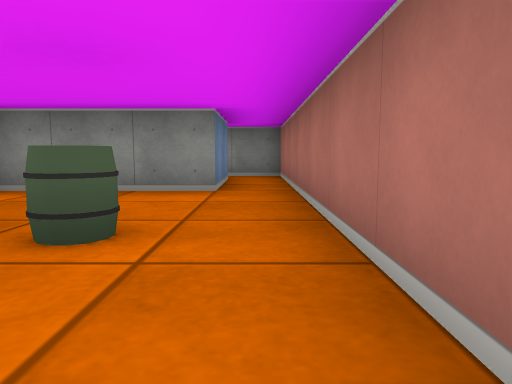
View 1 (above)

12 first-person views from a walk through a cub3D level. The camera is about half as high as the walls, tilts 6° down and sees 70° across. The floor is counted in squares. Each view is taken from the middle of a square. On the plan, view 1 faces up. The plan holds only what a view shows up to about 9 squares ahead; the rest is blank.

View 2
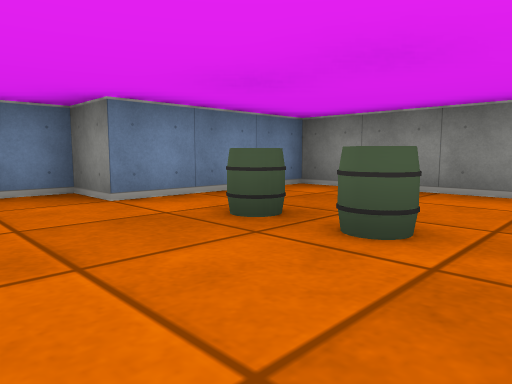

View 3
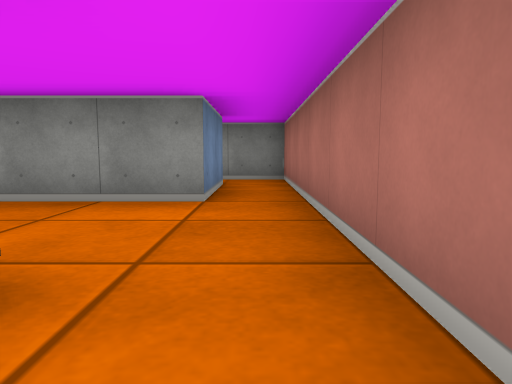

View 4
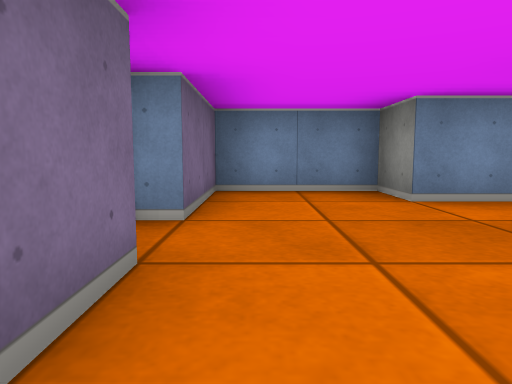

View 5
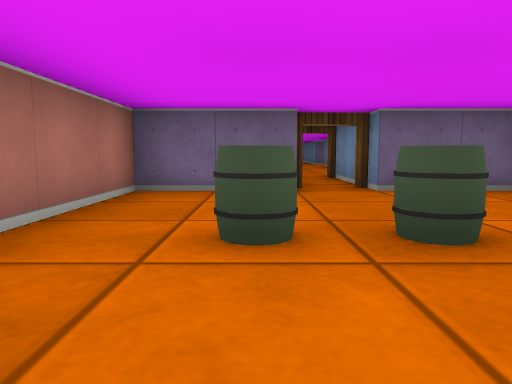

View 6
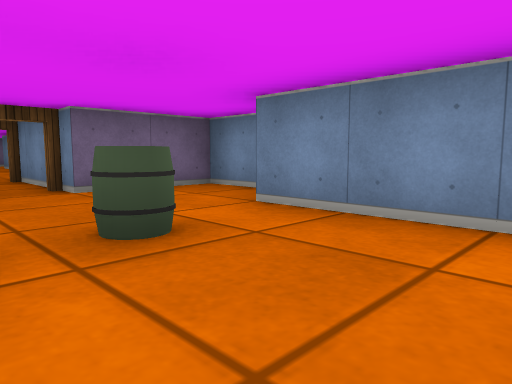

View 7
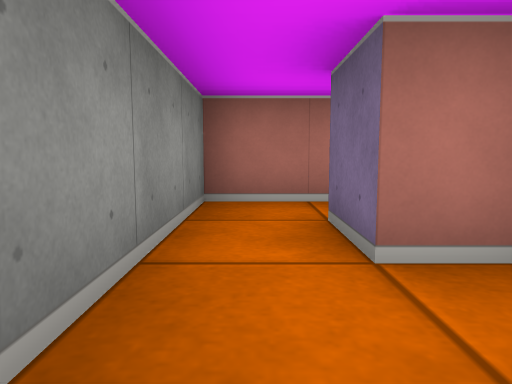

View 8
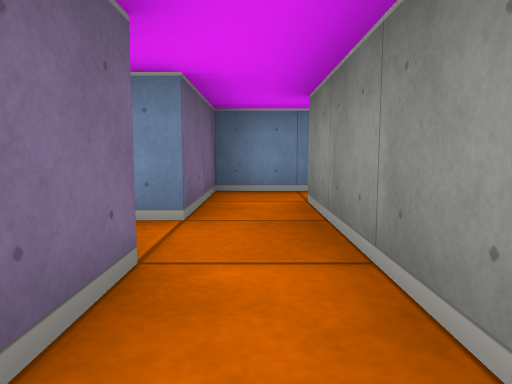

View 9
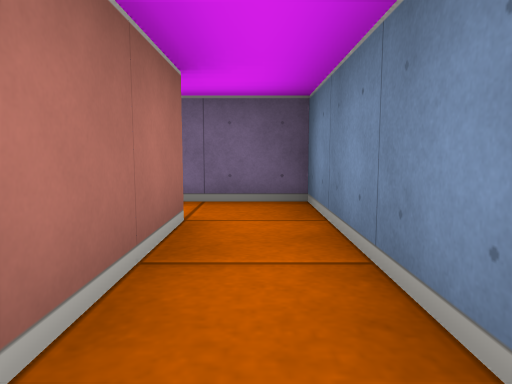

View 10
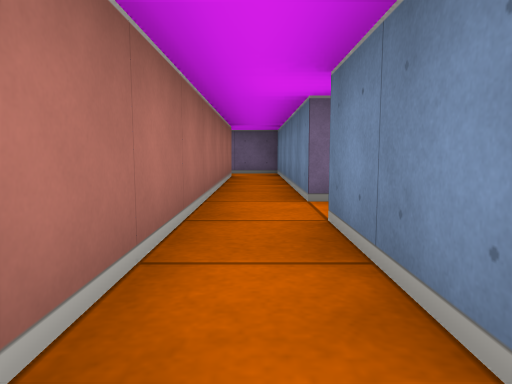

View 11
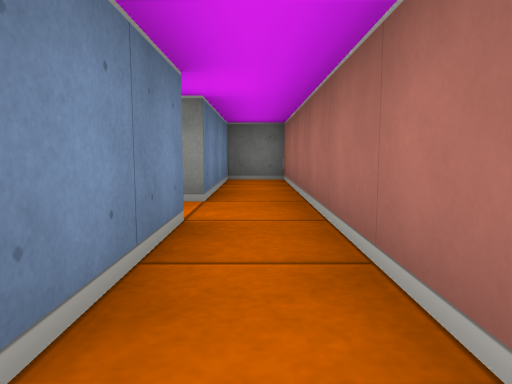

View 12
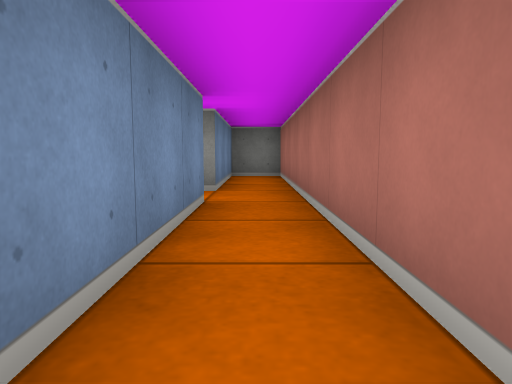

### Floor plan
Points are (right, up) in squares from view 1. A wall is a line through its corners. A room is listed if a view was taken in it or the views show most of it. See-through windows are left out.
Room 1 (views 1, 2, 3, 4, 5, 6)
walls: (-1.5, -0.5) (0.5, -0.5) (0.5, 6.5); (-0.5, 6.5) (-0.5, 4.5) (-3.5, 4.5) (-3.5, 1.5) (-4.5, 1.5) (-4.5, -0.5) (-2.5, -0.5)
ways out: opening at (0, 5.5) to room 2; open door at (-2, -1)
objects: barrel (-2, 2); barrel (-1, 2)
Room 2 (views 7, 8)
walls: (-1.5, 5.9) (-1.5, 6.5) (-0.5, 6.5); (-3.5, 6.5) (-2.5, 6.5) (-2.5, 6.1); (0.5, 6.5) (0.5, 7.5) (-3.5, 7.5)
ways out: opening at (0, 5.5) to room 1; opening at (-3, 7) to room 3
Room 3 (views 9, 10, 11, 12)
walls: (-4.5, 11.5) (-4.5, 6.5) (-3.5, 6.5); (-3.5, 7.5) (-3.5, 15.5) (-4.5, 15.5) (-4.5, 12.5)
ways out: opening at (-3, 7) to room 2; opening at (-5.5, 12)

Positions as (right, up) in squares from view 1, and headings:
1: (0, 0), facing up
2: (0, 0), facing up-left
3: (0, 1), facing up
4: (0, 0), facing left
5: (-1, 4), facing down
6: (-1, 4), facing down-left
7: (-3, 7), facing right
8: (0, 7), facing left
9: (-4, 10), facing down
10: (-4, 15), facing down
11: (-4, 9), facing up
12: (-4, 8), facing up
